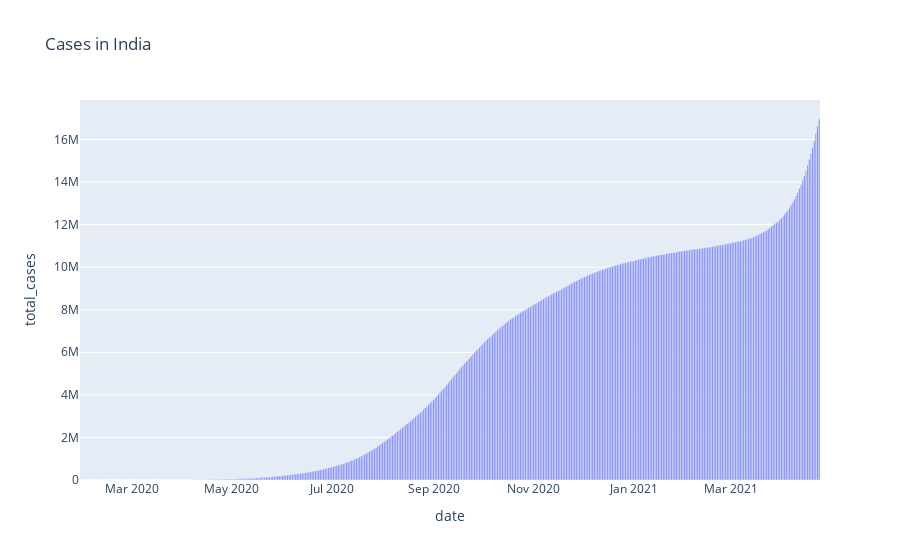

The notebook cell this image was saved under:
### Code cell
fig = px.bar(india_cases , x='date', y='total_cases',title ='Cases in India')
fig.show()

### Figure 1 — Plotly figure (JSON) as saved in the notebook; plotly's stock layout.template omitted (floating-point values rounded to 4 significant figures; data arrays with more than 128 entries replaced by an {"elided": "..."} marker saying what was removed)
{"data": [{"alignmentgroup": "True", "hovertemplate": "date=%{x}<br>total_cases=%{y}<extra></extra>", "legendgroup": "", "marker": {"color": "#636efa"}, "name": "", "offsetgroup": "", "orientation": "v", "showlegend": false, "textposition": "auto", "type": "bar", "x": {"elided": "451 str values"}, "xaxis": "x", "y": {"elided": "451 int values"}, "yaxis": "y"}], "layout": {"barmode": "relative", "legend": {"tracegroupgap": 0}, "title": {"text": "Cases in India"}, "xaxis": {"anchor": "y", "domain": [0, 1], "title": {"text": "date"}}, "yaxis": {"anchor": "x", "domain": [0, 1], "title": {"text": "total_cases"}}}}
